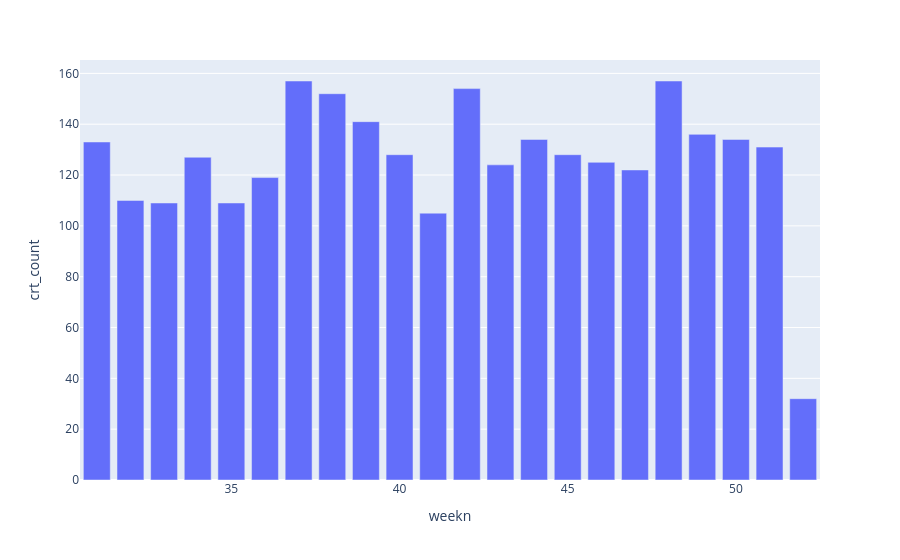

Here is the notebook cell this chart was saved with:
### Code cell
fig = plot_crt(df_y, feature_col='feature_id', 
               abundance_col='ratio', week_col='weekn', bloom_threshold=0.0035)
fig.show()

### Figure 1 — Plotly figure (JSON) as saved in the notebook; plotly's stock layout.template omitted (floating-point values rounded to 4 significant figures)
{"data": [{"alignmentgroup": "True", "hovertemplate": "weekn=%{x}<br>crt_count=%{y}<extra></extra>", "legendgroup": "", "marker": {"color": "#636efa", "pattern": {"shape": ""}}, "name": "", "offsetgroup": "", "orientation": "v", "showlegend": false, "textposition": "auto", "type": "bar", "x": [31, 32, 33, 34, 35, 36, 37, 38, 39, 40, 41, 42, 43, 44, 45, 46, 47, 48, 49, 50, 51, 52], "xaxis": "x", "y": [133, 110, 109, 127, 109, 119, 157, 152, 141, 128, 105, 154, 124, 134, 128, 125, 122, 157, 136, 134, 131, 32], "yaxis": "y"}], "layout": {"barmode": "relative", "legend": {"tracegroupgap": 0}, "margin": {"t": 60}, "xaxis": {"anchor": "y", "domain": [0, 1], "title": {"text": "weekn"}}, "yaxis": {"anchor": "x", "domain": [0, 1], "title": {"text": "crt_count"}}}}
